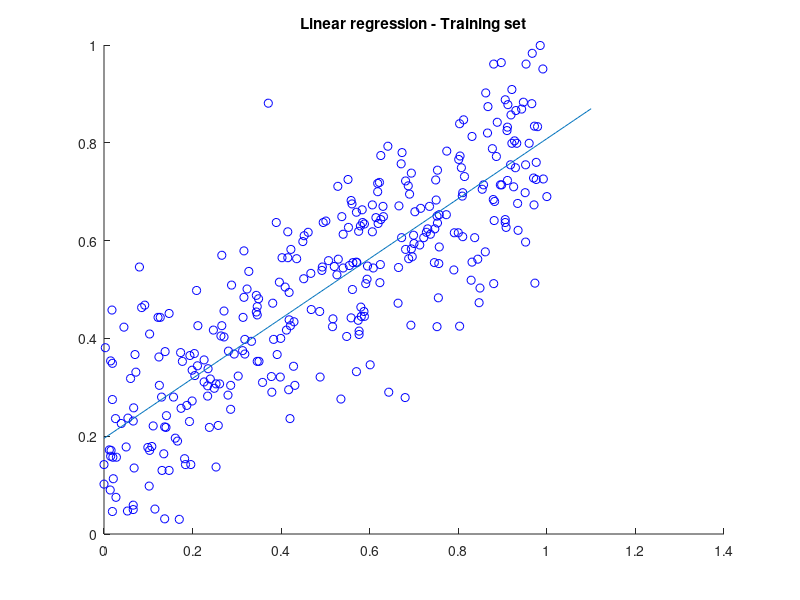
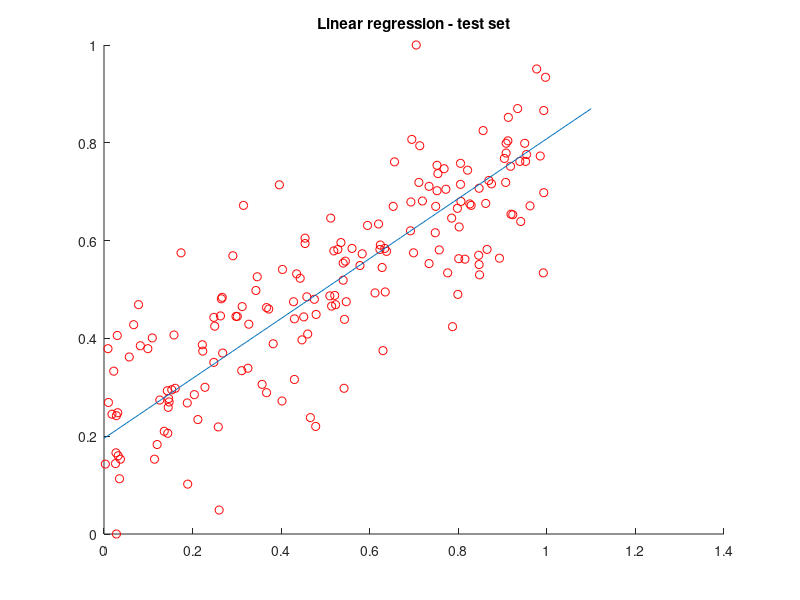

MATLAB code to generate these figures, in order:
clear all
load test_1d_reg_data.csv
load train_1d_reg_data.csv

reg_test =  test_1d_reg_data;
reg_train =  train_1d_reg_data;

dimension = size(reg_train,2)-1;
trainSize = size(reg_train,1);
testSize = size(reg_test,1);

X_test = reg_test(:, 1:dimension);
X_test = [ones(testSize,1), X_test];
y_test = reg_test(:, dimension+1);

X_train = reg_train(:, 1:dimension);
X_train = [ones(trainSize,1), X_train];
y_train = reg_train(:, dimension+1);

W = pinv(X_train'*X_train)*X_train'*y_train;  %pinv = pseudoinvers to circumvent the non-singular requirement on X^TX

%% plot
x1 = 0:0.01:1.1;
x2 = W(1) + W(2).*x1;

% training set
figure(1)
hold on
for j = 1:length(y_train)
    plot(X_train(j,2), y_train(j), 'ob')
end
plot(x1,x2)
title('Linear regression - Training set')
hold off

% test set
figure(2)
hold on
for j = 1:length(y_test)
    plot(X_test(j,2), y_test(j), 'or')
end
plot(x1,x2)
title('Linear regression - test set')
hold off


